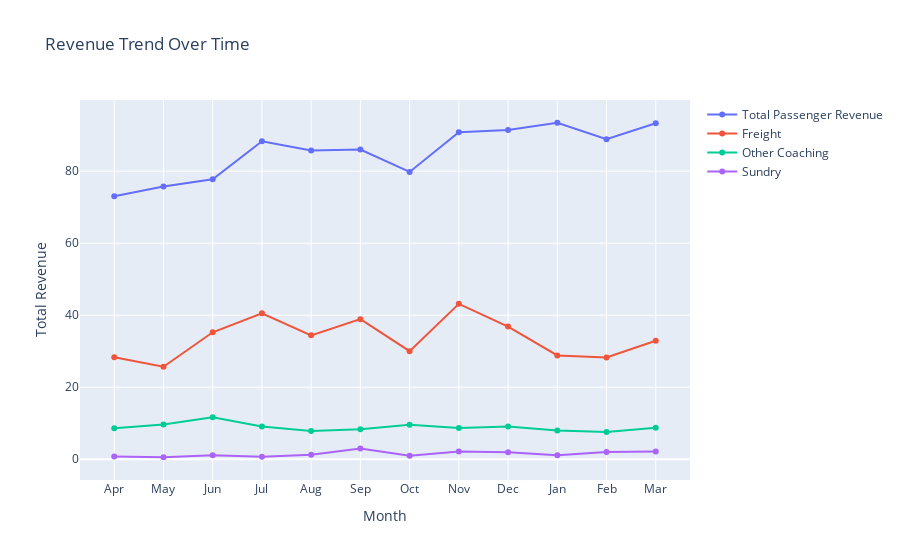

Write notebook code for a chart like this one.
### Code cell
import plotly.graph_objects as go
import datetime
import pandas as pd

def plot_trend_line(earnings_df):
    # Group by month and sum the revenue columns for all available data
    grouped_data = earnings_df.groupby('earning_month').sum()
    
    # List of months
    months = ['Apr', 'May', 'Jun', 'Jul', 'Aug', 'Sep', 'Oct', 'Nov', 'Dec', 'Jan', 'Feb', 'Mar']
    
    # Extracting required columns
    total_pass = grouped_data['total_pass']
    freight = grouped_data['freight']
    other_coaching = grouped_data['other_coaching']
    sundry = grouped_data['sundry']
    
    # Create trend line chart
    fig = go.Figure()
    fig.add_trace(go.Scatter(
        x=months,
        y=total_pass,
        mode='lines+markers',
        name='Total Passenger Revenue'
    ))
    fig.add_trace(go.Scatter(
        x=months,
        y=freight,
        mode='lines+markers',
        name='Freight'
    ))
    fig.add_trace(go.Scatter(
        x=months,
        y=other_coaching,
        mode='lines+markers',
        name='Other Coaching'
    ))
    fig.add_trace(go.Scatter(
        x=months,
        y=sundry,
        mode='lines+markers',
        name='Sundry'
    ))
    
    # Update figure layout
    fig.update_layout(
        title='Revenue Trend Over Time',
        xaxis_title='Month',
        yaxis_title='Total Revenue'
    )

    return fig

# Example usage: Assuming earnings_df is your DataFrame containing the necessary data
fig_trend = plot_trend_line(earnings_df)
fig_trend.show()

### Figure 1 — Plotly figure (JSON) as saved in the notebook; plotly's stock layout.template omitted (floating-point values rounded to 4 significant figures)
{"data": [{"mode": "lines+markers", "name": "Total Passenger Revenue", "type": "scatter", "x": ["Apr", "May", "Jun", "Jul", "Aug", "Sep", "Oct", "Nov", "Dec", "Jan", "Feb", "Mar"], "y": [73.05, 75.74, 77.74, 88.3, 85.73, 86.01, 79.79, 90.8, 91.42, 93.45, 88.86, 93.3, 88.08, 94.12, 89.98, 118.6, 104.9, 96.08, 99.53, 99.76, 108.0, 106.7]}, {"mode": "lines+markers", "name": "Freight", "type": "scatter", "x": ["Apr", "May", "Jun", "Jul", "Aug", "Sep", "Oct", "Nov", "Dec", "Jan", "Feb", "Mar"], "y": [28.34, 25.69, 35.26, 40.54, 34.4, 38.91, 30.02, 43.15, 36.83, 28.82, 28.25, 32.89, 30.74, 28.04, 36.14, 34.99, 43.98, 40.17, 42.38, 31.11, 40.69, 28.05]}, {"mode": "lines+markers", "name": "Other Coaching", "type": "scatter", "x": ["Apr", "May", "Jun", "Jul", "Aug", "Sep", "Oct", "Nov", "Dec", "Jan", "Feb", "Mar"], "y": [8.58, 9.63, 11.64, 9.07, 7.83, 8.36, 9.57, 8.64, 9.08, 7.98, 7.55, 8.76, 9.81, 9.95, 10.1, 9.23, 9.54, 11.35, 9.88, 11.23, 9.3, 9.77]}, {"mode": "lines+markers", "name": "Sundry", "type": "scatter", "x": ["Apr", "May", "Jun", "Jul", "Aug", "Sep", "Oct", "Nov", "Dec", "Jan", "Feb", "Mar"], "y": [0.76, 0.55, 1.14, 0.71, 1.27, 2.95, 0.99, 2.13, 1.95, 1.1, 1.99, 2.14, 1.23, 1.31, 1.78, 1.86, 1.86, 1.58, 1.07, 1.65, 1.99, 1.33]}], "layout": {"title": {"text": "Revenue Trend Over Time"}, "xaxis": {"title": {"text": "Month"}}, "yaxis": {"title": {"text": "Total Revenue"}}}}
